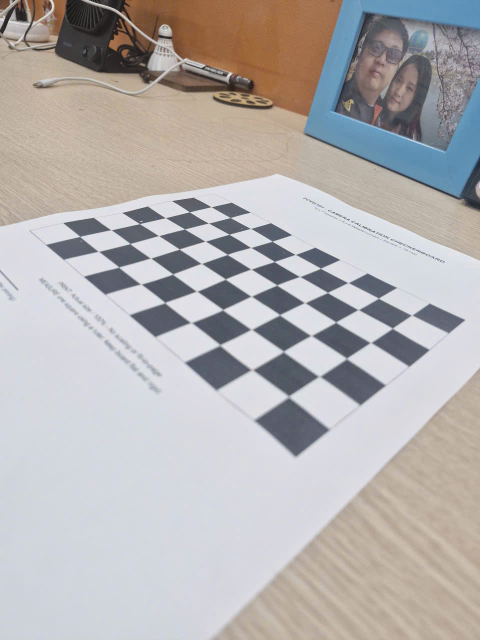
#> input picture Task1A/FCVG101_Task1A_Workshop/data/calibration/1794799455996_2661104606077237083_2661104606077237083_8b0656e8459e8844e5b06c32aedbe4a5.jpg, 960 x 1280 px (shown at 1/2 size)
$ python -i features.py   (imports and definitions only)   (older library calls are emulated)
#> lines starting #> are read from the running program, lines starting #| are printed output that depends on the picture; after the words box and inside, x2 and y2 are one past the last pixel; in counts of white or black regions, pixels touching at a corner belong together
"""FCVG101 Coursework - Task 1.3: Feature Detection & Matching Pipeline.
Implements Harris Corner Detector from scratch (Structure tensor M, corner response R, NMS),
compares with OpenCV cornerHarris, and performs SIFT/ORB matching with Lowe's ratio test and RANSAC Homography.
"""
from typing import Tuple, List, Dict
import cv2
import numpy as np


def harris_corner_detector_scratch(
    gray: np.ndarray,
    k: float = 0.04,
    ksize_sobel: int = 3,
    sigma_gaussian: float = 1.5,
    threshold_rel: float = 0.01,
    nms_radius: int = 3
) -> Tuple[np.ndarray, List[Tuple[int, int]]]:
    """Implements Harris Corner Detector from scratch using mathematical definitions.

    Returns:
        response_R: Continuous 2D response map R
        keypoints: List of (x, y) coordinates of detected corners
    """
#> called with k = 0.04, ksize_sobel = 3, sigma_gaussian = 1.5, threshold_rel = 0.01, nms_radius = 3
    gray_f = gray.astype(np.float64)

    # 1. Image derivatives using Sobel
    Ix = cv2.Sobel(gray_f, cv2.CV_64F, 1, 0, ksize=ksize_sobel)
    Iy = cv2.Sobel(gray_f, cv2.CV_64F, 0, 1, ksize=ksize_sobel)
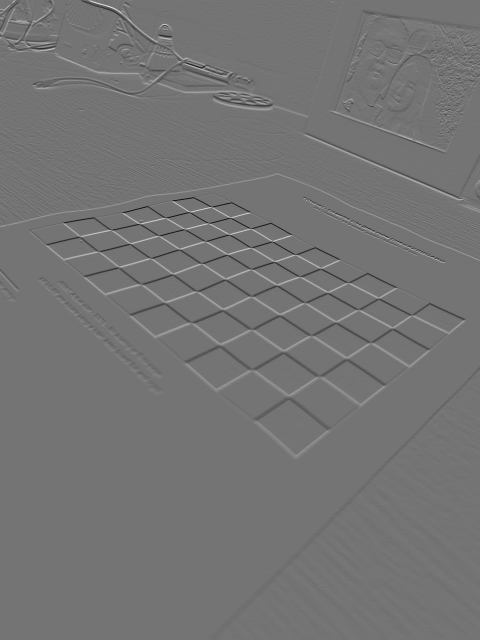
#> Iy: shape (1280, 960) float64 (shown at 1/2 size); min -624, max 746, mean 0.5; drawn with min black and max white

    # 2. Products of derivatives
    Ixx = Ix ** 2
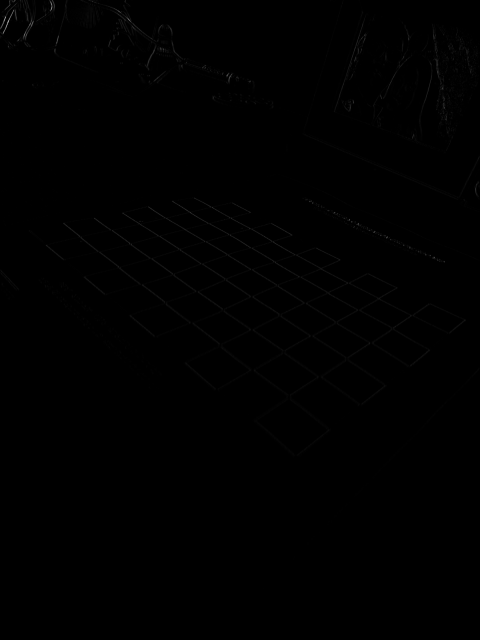
#> Ixx: shape (1280, 960) float64 (shown at 1/2 size); min 0, max 484416, mean 957.6; drawn with min black and max white
    Iyy = Iy ** 2
    Ixy = Ix * Iy
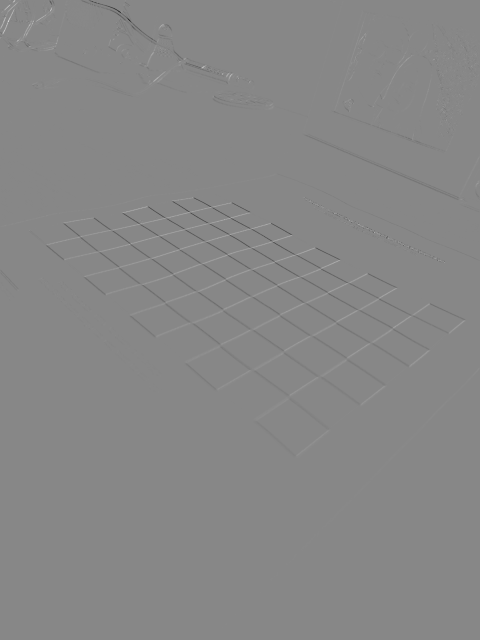
#> Ixy: shape (1280, 960) float64 (shown at 1/2 size); min -269384, max 237717, mean -247.4; drawn with min black and max white

    # 3. Gaussian weighting (Structure tensor elements)
    # Kernel size derived from sigma
    ksize_g = int(2 * np.ceil(2 * sigma_gaussian) + 1)
    Sxx = cv2.GaussianBlur(Ixx, (ksize_g, ksize_g), sigma_gaussian)
    Syy = cv2.GaussianBlur(Iyy, (ksize_g, ksize_g), sigma_gaussian)
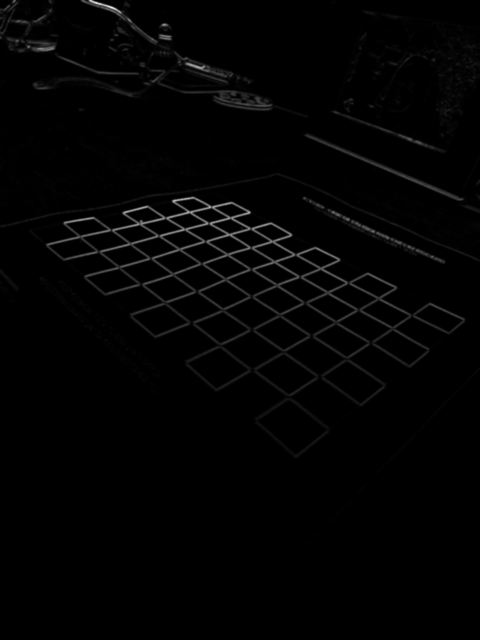
#> Syy: shape (1280, 960) float64 (shown at 1/2 size); min 0, max 181756.6, mean 2363.5; drawn with min black and max white
    Sxy = cv2.GaussianBlur(Ixy, (ksize_g, ksize_g), sigma_gaussian)

    # 4. Corner response R = det(M) - k * (trace(M))^2
    det_M = (Sxx * Syy) - (Sxy ** 2)
    trace_M = Sxx + Syy
    R = det_M - k * (trace_M ** 2)
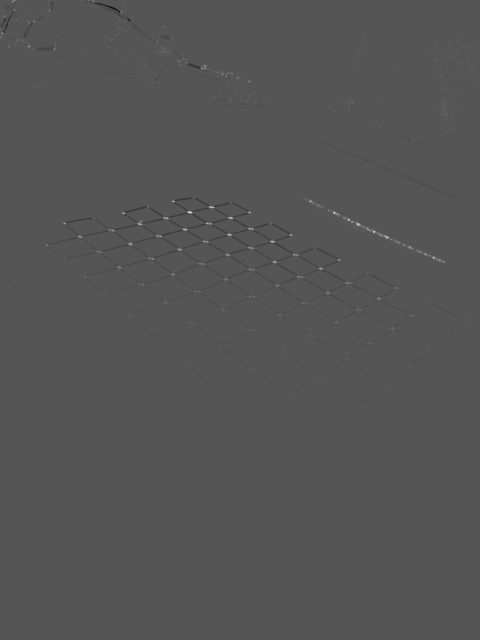
#> R: shape (1280, 960) float64 (shown at 1/2 size); min -1.51e+09, max 3.01e+09, mean -1211812.7; drawn with min black and max white

    # 5. Thresholding
    thresh = threshold_rel * R.max()
#> thresh = 30054214.2
    R_thresh = np.where(R > thresh, R, 0.0)

    # 6. Non-Maximum Suppression (NMS)
    # Using maximum filter (dilation)
    kernel_nms = cv2.getStructuringElement(cv2.MORPH_RECT, (2 * nms_radius + 1, 2 * nms_radius + 1))
    R_dilated = cv2.dilate(R_thresh, kernel_nms)
    local_max = (R_thresh == R_dilated) & (R_thresh > 0)
#> local_max: shape (1280, 960) bool; 0.04% white in thin lines or dots, all inside (x1, y1, x2, y2) = (0, 0, 959, 911)

    # Extract coordinates (x = col, y = row)
    corners_y, corners_x = np.where(local_max)
#> corners_y = 442 values from 0 to 910; corners_x = 442 values, max 958 at index 268, min 0 at index 44, mean 534.8
    keypoints = list(zip(corners_x.tolist(), corners_y.tolist()))
#> keypoints = 442 pairs, first value 0 to 958, second value 0 to 910

    return R, keypoints


def compare_harris_scratch_vs_opencv(
    gray: np.ndarray,
    k: float = 0.04,
    threshold_rel: float = 0.01,
    nms_radius: int = 3
) -> Dict:
    """Compares scratch Harris implementation with OpenCV cv2.cornerHarris."""
    # Scratch
    R_scratch, kps_scratch = harris_corner_detector_scratch(
        gray, k=k, threshold_rel=threshold_rel, nms_radius=nms_radius
    )
#> kps_scratch has the same summary as keypoints in harris_corner_detector_scratch

    # OpenCV
    R_cv = cv2.cornerHarris(gray, blockSize=3, ksize=3, k=k)
    thresh_cv = threshold_rel * R_cv.max()
#> thresh_cv = 5.49e-05
    kernel_nms = cv2.getStructuringElement(cv2.MORPH_RECT, (2 * nms_radius + 1, 2 * nms_radius + 1))
    R_cv_dilated = cv2.dilate(R_cv, kernel_nms)
    local_max_cv = (R_cv == R_cv_dilated) & (R_cv > thresh_cv)
#> local_max_cv: shape (1280, 960) bool; 0.04% white in thin lines or dots, all inside (x1, y1, x2, y2) = (0, 0, 959, 809)
    cv_y, cv_x = np.where(local_max_cv)
#> cv_y = 439 values from 0 to 808; cv_x = 439 values, max 958 at index 260, min 0 at index 44, mean 522
    kps_opencv = list(zip(cv_x.tolist(), cv_y.tolist()))
#> kps_opencv = 439 pairs, first value 0 to 958, second value 0 to 808

    # Spatial match agreement within 3 pixels
    if kps_scratch and kps_opencv:
        pts_s = np.array(kps_scratch)
#> pts_s has the same summary as keypoints in harris_corner_detector_scratch
        pts_c = np.array(kps_opencv)
#> pts_c has the same summary as kps_opencv
        dists = np.min(np.sqrt(np.sum((pts_s[:, None, :] - pts_c[None, :, :]) ** 2, axis=2)), axis=1)
#> dists = 442 values, max 162.5 at index 441, min 0 at index 0, mean 2.98
        spatial_agreement = float(np.mean(dists <= 3.0))
#> spatial_agreement = 0.889
    else:
        spatial_agreement = 0.0

    # Create visualization
    bgr_scratch = cv2.cvtColor(gray, cv2.COLOR_GRAY2BGR)
    for x, y in kps_scratch:
        cv2.circle(bgr_scratch, (x, y), 3, (0, 255, 0), -1)  # Green for scratch
#> this loop made 442 passes
#> (x, y) on passes 1 to 3: (29, 0), (39, 0), (99, 0)
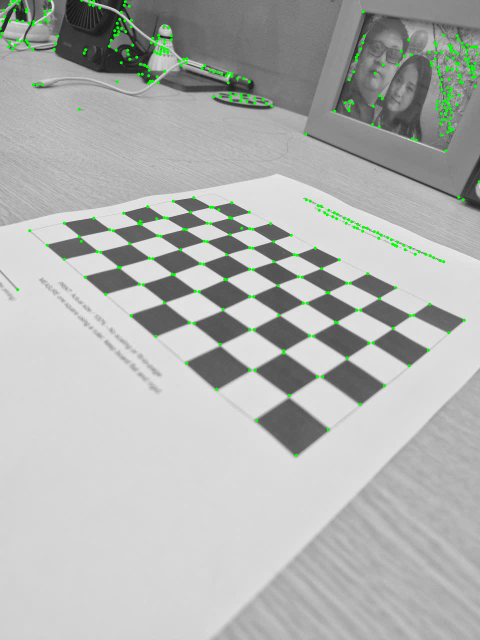
#> bgr_scratch: shape (1280, 960, 3) (shown at 1/2 size); mean B, G, R 176.9, 179.6, 176.9

    bgr_opencv = cv2.cvtColor(gray, cv2.COLOR_GRAY2BGR)
    for x, y in kps_opencv:
        cv2.circle(bgr_opencv, (x, y), 3, (0, 0, 255), -1)  # Red for OpenCV
#> this loop made 439 passes
#> (x, y) on passes 1 to 3: (29, 0), (40, 0), (162, 0)
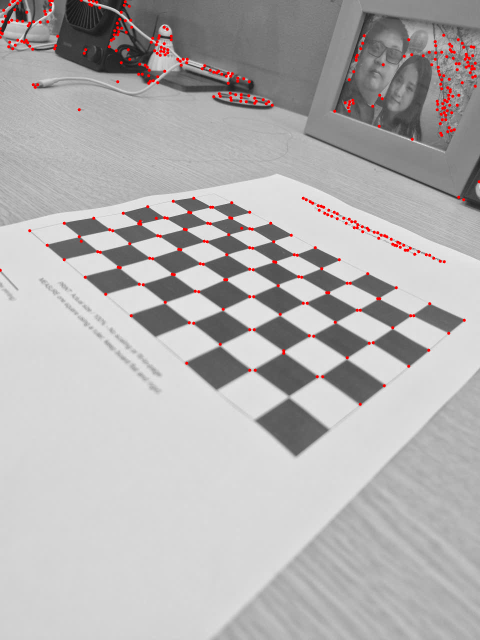
#> bgr_opencv: shape (1280, 960, 3) (shown at 1/2 size); mean B, G, R 176.9, 176.9, 179.5

    return {
        'num_scratch': len(kps_scratch),
        'num_opencv': len(kps_opencv),
        'spatial_agreement': spatial_agreement,
        'kps_scratch': kps_scratch,
        'kps_opencv': kps_opencv,
        'vis_scratch': bgr_scratch,
        'vis_opencv': bgr_opencv,
        'R_scratch': R_scratch,
        'R_opencv': R_cv
    }


# [151 lines left out: functions normalize_points, estimate_homography_dlt, match_features_ransac, not called in this run]

>>> import cv2
>>> picture = cv2.imread('../Task1A/FCVG101_Task1A_Workshop/data/calibration/1794799455996_2661104606077237083_2661104606077237083_8b0656e8459e8844e5b06c32aedbe4a5.jpg', cv2.IMREAD_GRAYSCALE)
>>> result = compare_harris_scratch_vs_opencv(picture)
#> result = 9 items

$ run again, on Task1A/FCVG101_Task1A_Workshop/data/calibration/1794799456114_2661104606077237083_2661104606077237083_6564c3a311f0ec6b8f348738c1d958a8.jpg
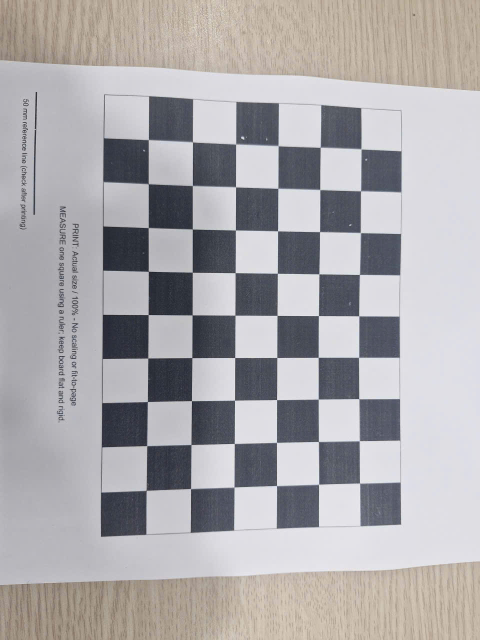
#> input picture Task1A/FCVG101_Task1A_Workshop/data/calibration/1794799456114_2661104606077237083_2661104606077237083_6564c3a311f0ec6b8f348738c1d958a8.jpg, 960 x 1280 px (shown at 1/2 size)
#> thresh = 80684939.3
#> in harris_corner_detector_scratch, `local_max = (R_thresh == R_dilated) & (R_thresh > 0)`:
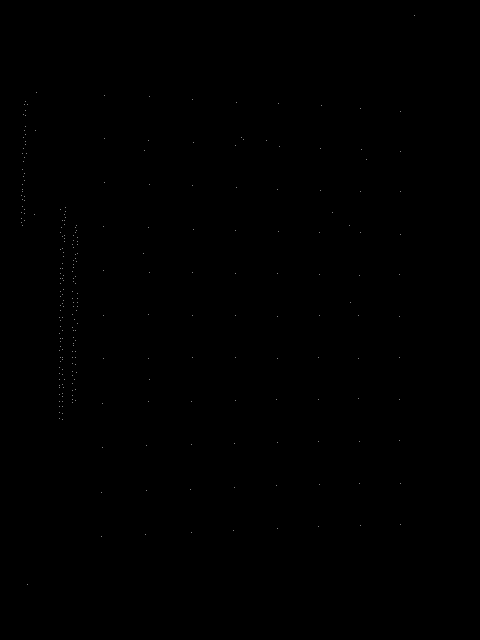
#> local_max: shape (1280, 960) bool (shown at 1/2 size); 0.02% white in thin lines or dots, all inside (x1, y1, x2, y2) = (43, 30, 829, 1169)
#> corners_y = 271 values from 30 to 1168; corners_x = 271 values, max 828 at index 0, min 43 at index 56, mean 260.1
#> keypoints = 271 pairs, first value 43 to 828, second value 30 to 1168
#> kps_scratch has the same summary as keypoints in harris_corner_detector_scratch
#> thresh_cv = 9.41e-05
#> local_max_cv: shape (1280, 960) bool; 0.03% white in thin lines or dots, all inside (x1, y1, x2, y2) = (40, 30, 829, 1169)
#> cv_y = 348 values from 30 to 1168; cv_x = 348 values, max 828 at index 0, min 40 at index 110, mean 228.4
#> kps_opencv = 348 pairs, first value 40 to 828, second value 30 to 1168
#> pts_s has the same summary as keypoints in harris_corner_detector_scratch
#> pts_c has the same summary as kps_opencv
#> dists = 271 values, max 6.4 at index 133, min 0 at index 0, mean 0.92
#> spatial_agreement = 0.941
#> the loop in compare_harris_scratch_vs_opencv, `for x, y in kps_scratch:` made 271 passes
#> (x, y) on passes 1 to 3: (828, 30), (72, 184), (209, 190)
#> the loop in compare_harris_scratch_vs_opencv, `for x, y in kps_opencv:` made 348 passes
#> (x, y) on passes 1 to 3: (828, 30), (72, 184), (210, 191)
#> after the loop in compare_harris_scratch_vs_opencv, `for x, y in kps_opencv:`:
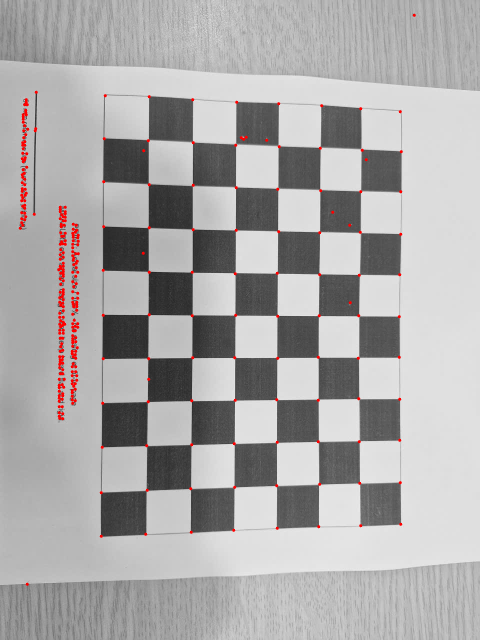
#> bgr_opencv: shape (1280, 960, 3) (shown at 1/2 size); mean B, G, R 169.5, 169.5, 171.5
#> result = 9 items

$ run again, on Task1A/FCVG101_Task1A_Workshop/data/calibration/1794799456215_2661104606077237083_2661104606077237083_58d06a3dadcb6c86c74f7d9636586131.jpg
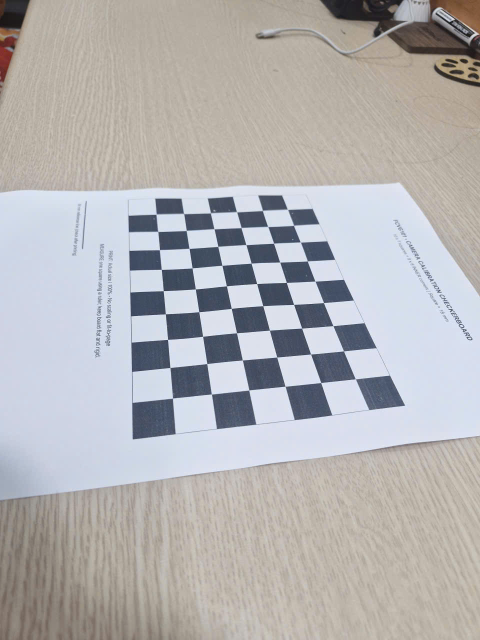
#> input picture Task1A/FCVG101_Task1A_Workshop/data/calibration/1794799456215_2661104606077237083_2661104606077237083_58d06a3dadcb6c86c74f7d9636586131.jpg, 960 x 1280 px (shown at 1/2 size)
#> thresh = 89045784.2
#> local_max: shape (1280, 960) bool; 0.02% white in thin lines or dots, all inside (x1, y1, x2, y2) = (27, 4, 960, 878)
#> corners_y = 248 values from 4 to 877; corners_x = 248 values, max 959 at index 22, min 27 at index 24, mean 551.7
#> keypoints = 248 pairs, first value 27 to 959, second value 4 to 877
#> kps_scratch has the same summary as keypoints in harris_corner_detector_scratch
#> thresh_cv = 0.000107
#> local_max_cv: shape (1280, 960) bool; 0.03% white in thin lines or dots, all inside (x1, y1, x2, y2) = (27, 0, 960, 878)
#> cv_y = 311 values from 0 to 877; cv_x = 311 values, max 959 at index 31, min 27 at index 33, mean 550.5
#> kps_opencv = 311 pairs, first value 27 to 959, second value 0 to 877
#> pts_s has the same summary as keypoints in harris_corner_detector_scratch
#> pts_c has the same summary as kps_opencv
#> dists = 248 values, max 43.97 at index 11, min 0 at index 0, mean 1.13
#> spatial_agreement = 0.94
#> the loop in compare_harris_scratch_vs_opencv, `for x, y in kps_scratch:` made 248 passes
#> (x, y) on passes 1 to 3: (761, 4), (837, 5), (847, 5)
#> the loop in compare_harris_scratch_vs_opencv, `for x, y in kps_opencv:` made 311 passes
#> (x, y) on passes 1 to 3: (806, 0), (828, 2), (832, 3)
#> after the loop in compare_harris_scratch_vs_opencv, `for x, y in kps_opencv:`:
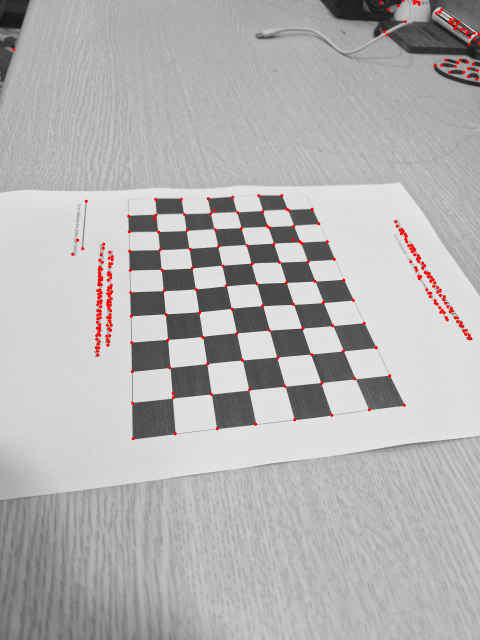
#> bgr_opencv: shape (1280, 960, 3) (shown at 1/2 size); mean B, G, R 178, 178, 179.8
#> result = 9 items
